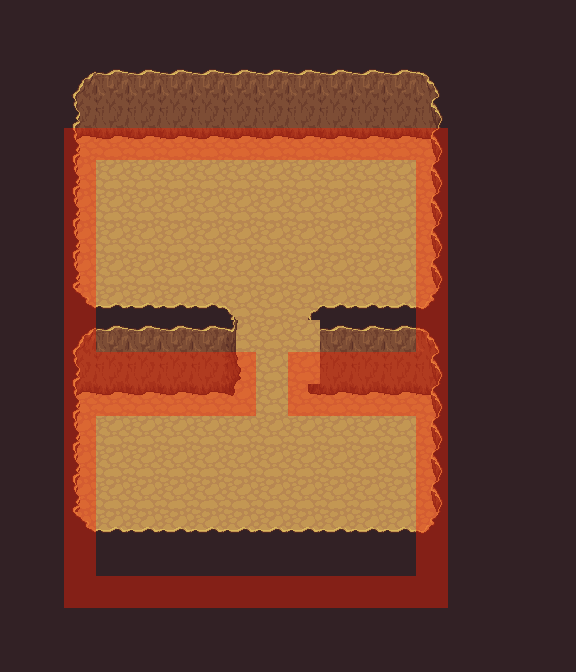

The image is a tile-based game level rendered from a .tmx file. Its description and complete source (layers, tilesets, objects, tile grids) follow:
An orthogonal 18x21 tile map with 32x32 px tiles, 3 tile layers (background, object, collision), 4 tilesets and 1 object (falsewall).

<map version="1.0" orientation="orthogonal" width="18" height="21" tilewidth="32" tileheight="32">
 <properties>
  <property name="tileset" value="outside.txt" />
  <property name="title" value="Testroom" />
 </properties>
 <tileset firstgid="1" name="tiled_collision" tilewidth="32" tileheight="32">
  <image source="tiled_collision.png" width="480" height="32" />
 </tileset>
 <tileset firstgid="16" name="generic_background" tilewidth="32" tileheight="32">
  <image source="generic_background.png" width="864" height="832" />
 </tileset>
 <tileset firstgid="718" name="small_objects" tilewidth="32" tileheight="64">
  <image source="small_objects.png" width="671" height="512" />
 </tileset>
 <tileset firstgid="878" name="outside_objects" tilewidth="32" tileheight="128">
  <image source="outside_objects.png" width="672" height="768" />
 </tileset>
 <layer name="background" width="18" height="21">
  <data encoding="csv">
158,158,158,158,158,158,158,158,158,158,158,158,158,158,158,158,158,158,
158,158,158,158,158,158,158,158,158,158,158,158,158,158,158,158,158,158,
158,158,158,158,158,158,158,158,158,158,158,158,158,158,158,158,158,158,
158,158,158,158,158,158,158,158,158,158,158,158,158,158,158,158,158,158,
158,158,46,46,46,46,46,46,46,46,46,46,46,46,158,158,158,158,
158,158,46,46,46,46,46,46,46,46,46,46,46,46,158,158,158,158,
158,158,46,46,46,46,46,46,46,46,46,46,46,46,158,158,158,158,
158,158,46,46,46,46,46,46,46,46,46,46,46,46,158,158,158,158,
158,158,46,46,46,46,46,46,46,46,46,46,46,46,158,158,158,158,
158,158,46,46,46,46,46,46,46,46,46,46,46,46,158,158,158,158,
158,158,46,46,46,46,46,46,46,46,46,46,46,158,158,158,158,158,
158,158,46,46,46,46,46,46,46,46,46,46,46,46,158,158,158,158,
158,158,46,46,46,46,46,46,46,579,46,46,46,46,158,158,158,158,
158,158,46,46,46,46,46,46,46,46,46,46,46,46,158,158,158,158,
158,158,46,46,46,46,46,46,46,46,46,46,46,46,158,158,158,158,
158,158,46,46,46,46,46,46,46,46,46,46,46,46,158,158,158,158,
158,158,46,46,46,46,46,46,46,46,46,46,46,46,158,158,158,158,
158,158,158,158,158,158,158,158,158,158,158,158,158,158,158,158,158,158,
158,158,158,158,158,158,158,158,158,158,158,158,158,158,158,158,158,158,
158,158,158,158,158,158,158,158,158,158,158,158,158,158,158,158,158,158,
158,158,158,158,158,158,158,158,158,158,158,158,158,158,158,158,158,158
</data>
 </layer>
 <layer name="object" width="18" height="21">
  <data encoding="csv">
0,0,0,0,0,0,0,0,0,0,0,0,0,0,0,0,0,0,
0,0,0,0,0,0,0,0,0,0,0,0,0,0,0,0,0,0,
0,0,0,0,0,0,0,0,0,0,0,0,0,0,0,0,0,0,
0,0,0,0,0,0,0,0,0,0,0,0,0,0,0,0,0,0,
0,0,892,879,879,879,879,879,879,879,879,879,879,891,0,0,0,0,
0,0,885,0,0,0,0,0,0,0,0,0,0,883,0,0,0,0,
0,0,885,0,0,0,0,0,0,0,0,0,0,883,0,0,0,0,
0,0,885,0,0,0,0,0,0,0,0,0,0,883,0,0,0,0,
0,0,885,0,0,0,0,0,0,0,0,0,0,883,0,0,0,0,
0,0,885,0,0,0,0,0,0,0,0,0,0,883,0,0,0,0,
0,0,885,0,0,0,0,0,0,0,0,0,0,883,0,0,0,0,
0,0,890,887,887,887,887,888,0,886,887,887,887,889,0,0,0,0,
0,0,892,879,879,879,879,880,0,0,879,879,879,891,0,0,0,0,
0,0,885,0,0,0,0,0,0,0,0,0,0,883,0,0,0,0,
0,0,885,0,0,0,0,0,0,0,0,0,0,883,0,0,0,0,
0,0,885,0,0,0,0,0,0,0,0,0,0,883,0,0,0,0,
0,0,885,0,0,0,0,0,0,0,0,0,0,883,0,0,0,0,
0,0,885,0,0,0,0,0,0,0,0,0,0,883,0,0,0,0,
0,0,890,887,887,887,887,887,887,887,887,887,887,889,0,0,0,0,
0,0,0,0,0,0,0,0,0,0,0,0,0,0,0,0,0,0,
0,0,0,0,0,0,0,0,0,0,0,0,0,0,0,0,0,0
</data>
 </layer>
 <layer name="collision" width="18" height="21">
  <data encoding="csv">
0,0,0,0,0,0,0,0,0,0,0,0,0,0,0,0,0,0,
0,0,0,0,0,0,0,0,0,0,0,0,0,0,0,0,0,0,
0,0,0,0,0,0,0,0,0,0,0,0,0,0,0,0,0,0,
0,0,0,0,0,0,0,0,0,0,0,0,0,0,0,0,0,0,
0,0,1,1,1,1,1,1,1,1,1,1,1,1,0,0,0,0,
0,0,1,0,0,0,0,0,0,0,0,0,0,1,0,0,0,0,
0,0,1,0,0,0,0,0,0,0,0,0,0,1,0,0,0,0,
0,0,1,0,0,0,0,0,0,0,0,0,0,1,0,0,0,0,
0,0,1,0,0,0,0,0,0,0,0,0,0,1,0,0,0,0,
0,0,1,0,0,0,0,0,0,0,0,0,0,1,0,0,0,0,
0,0,1,0,0,0,0,0,0,0,0,0,0,1,0,0,0,0,
0,0,1,1,1,1,1,1,0,1,1,1,1,1,0,0,0,0,
0,0,1,1,1,1,1,1,0,1,1,1,1,1,0,0,0,0,
0,0,1,0,0,0,0,0,0,0,0,0,0,1,0,0,0,0,
0,0,1,0,0,0,0,0,0,0,0,0,0,1,0,0,0,0,
0,0,1,0,0,0,0,0,0,0,0,0,0,1,0,0,0,0,
0,0,1,0,0,0,0,0,0,0,0,0,0,1,0,0,0,0,
0,0,1,0,0,0,0,0,0,0,0,0,0,1,0,0,0,0,
0,0,1,1,1,1,1,1,1,1,1,1,1,1,0,0,0,0,
0,0,0,0,0,0,0,0,0,0,0,0,0,0,0,0,0,0,
0,0,0,0,0,0,0,0,0,0,0,0,0,0,0,0,0,0
</data>
 </layer>
 <objectgroup name="enemy" width="18" height="21">
  <object name="False Wall" type="falsewall" x="256" y="384" width="32" height="32" />
 </objectgroup>
</map>
